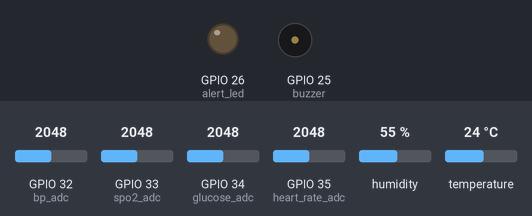
Simulated run of this program. Board: ESP32 board running MicroPython. Shown: output pins drawn as LEDs (lit = HIGH), buzzer (waves = sounding, pin HIGH). The inputs (shaded band) are chosen by the test bench; at power-on: temperature 24 °C, GPIO 32 (bp_adc) = 2048, GPIO 33 (spo2_adc) = 2048, GPIO 34 (glucose_adc) = 2048, GPIO 35 (heart_rate_adc) = 2048, humidity 55 % (analog values on the 0–4095 scale). What the program prints to the serial console is not drawn.

Above: at 0.1 s.
At 3.2 s:
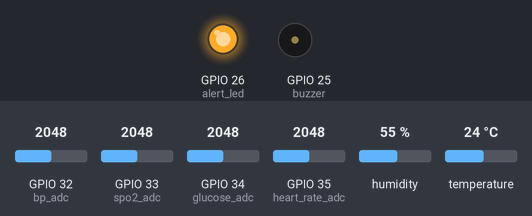
3.3 s: temperature set to 38.2 °C
9.5 s: temperature set to 39.2 °C
At 11.4 s:
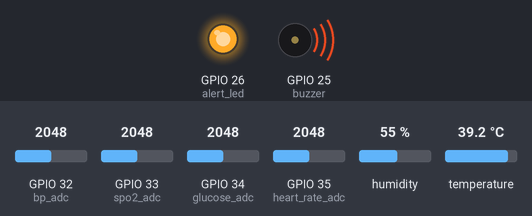
Timing chart, 0 to 12.9 s (numbered marks = the images above; inputs shaded):
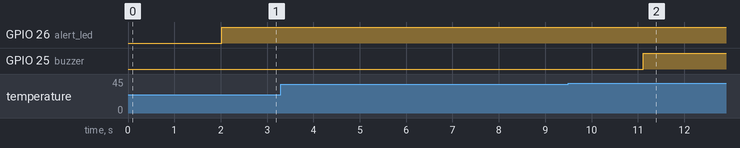

Measured:
- the behaviour switches between 38.5 and 38.6 °C on temperature (found by bisection; images 1 and 2)
- after the input at 3.3 s, every drawn part: stays the same
- after the input at 9.5 s, GPIO 25 (buzzer): LOW → HIGH after 1.6 s

The program:

patient.py
```python
# ============================================================
# patient.py — Aurelius Health Clinic
# Domain 1: Remote Patient Monitoring
# ESP32 #1 — Wokwi MicroPython
# ============================================================

import machine
import dht
import time
import json

# Give USB port time to connect
time.sleep(2)

print("\n" + "=" * 50)
print("  AURELIUS HEALTH CLINIC — IoT System")
print("  Domain 1: Remote Patient Monitoring")
print("  ESP32 #1 — Patient Vital Signs")
print("=" * 50)

# ============================================================
# PIN SETUP
# ============================================================

# Sensors
body_temp_sensor = dht.DHT22(machine.Pin(4))

heart_rate_adc   = machine.ADC(machine.Pin(35))
spo2_adc         = machine.ADC(machine.Pin(33))
bp_adc           = machine.ADC(machine.Pin(32))
glucose_adc      = machine.ADC(machine.Pin(34))

pir_sensor       = machine.Pin(27, machine.Pin.IN)

# Actuators
alert_led        = machine.Pin(26, machine.Pin.OUT)
buzzer           = machine.Pin(25, machine.Pin.OUT)

# Configure ADC — full 0-3.3V range, 12-bit resolution
for adc in [heart_rate_adc, spo2_adc, bp_adc, glucose_adc]:
    adc.atten(machine.ADC.ATTN_11DB)
    adc.width(machine.ADC.WIDTH_12BIT)

# Start with actuators OFF
alert_led.value(0)
buzzer.value(0)

# ============================================================
# THRESHOLDS
# ============================================================

THRESHOLDS = {
    "heart_rate":     {"low": 60,   "high": 100,  "critical_high": 120},
    "spo2":           {"low": 94,   "critical_low": 90},
    "blood_pressure": {"low": 90,   "high": 140,  "critical_high": 160},
    "glucose":        {"low": 70,   "high": 140,  "critical_high": 180},
    "body_temp":      {"low": 36.0, "high": 37.5, "critical_high": 38.5},
}

# ============================================================
# HELPER FUNCTIONS
# ============================================================

def map_value(adc_raw, out_min, out_max):
    """Map ADC reading (0-4095) to a real-world sensor range."""
    return out_min + (adc_raw / 4095) * (out_max - out_min)


def check_alerts(data):
    """Edge processing: evaluate patient vitals against thresholds."""
    alerts = []
    t = THRESHOLDS

    # Heart rate
    hr = data["heart_rate"]
    if hr > t["heart_rate"]["critical_high"]:
        alerts.append({"level": "CRITICAL", "metric": "heart_rate",
                        "msg": "Heart rate CRITICAL: {} BPM".format(hr)})
    elif hr > t["heart_rate"]["high"]:
        alerts.append({"level": "WARNING", "metric": "heart_rate",
                        "msg": "Heart rate elevated: {} BPM".format(hr)})
    elif hr < t["heart_rate"]["low"]:
        alerts.append({"level": "WARNING", "metric": "heart_rate",
                        "msg": "Heart rate low: {} BPM".format(hr)})

    # SpO2
    sp = data["spo2"]
    if sp < t["spo2"]["critical_low"]:
        alerts.append({"level": "CRITICAL", "metric": "spo2",
                        "msg": "SpO2 CRITICAL: {}%".format(sp)})
    elif sp < t["spo2"]["low"]:
        alerts.append({"level": "WARNING", "metric": "spo2",
                        "msg": "SpO2 low: {}%".format(sp)})

    # Blood pressure
    bp = data["blood_pressure"]
    if bp > t["blood_pressure"]["critical_high"]:
        alerts.append({"level": "CRITICAL", "metric": "blood_pressure",
                        "msg": "BP CRITICAL: {} mmHg".format(bp)})
    elif bp > t["blood_pressure"]["high"]:
        alerts.append({"level": "WARNING", "metric": "blood_pressure",
                        "msg": "BP elevated: {} mmHg".format(bp)})
    elif bp < t["blood_pressure"]["low"]:
        alerts.append({"level": "WARNING", "metric": "blood_pressure",
                        "msg": "BP low: {} mmHg".format(bp)})

    # Glucose
    gl = data["glucose"]
    if gl > t["glucose"]["critical_high"]:
        alerts.append({"level": "CRITICAL", "metric": "glucose",
                        "msg": "Glucose CRITICAL: {} mg/dL".format(gl)})
    elif gl > t["glucose"]["high"]:
        alerts.append({"level": "WARNING", "metric": "glucose",
                        "msg": "Glucose high: {} mg/dL".format(gl)})
    elif gl < t["glucose"]["low"]:
        alerts.append({"level": "WARNING", "metric": "glucose",
                        "msg": "Glucose low: {} mg/dL".format(gl)})

    # Body temperature
    bt = data["body_temp"]
    if bt > t["body_temp"]["critical_high"]:
        alerts.append({"level": "CRITICAL", "metric": "body_temp",
                        "msg": "FEVER detected: {}C".format(bt)})
    elif bt > t["body_temp"]["high"]:
        alerts.append({"level": "WARNING", "metric": "body_temp",
                        "msg": "Temp elevated: {}C".format(bt)})
    elif bt < t["body_temp"]["low"]:
        alerts.append({"level": "WARNING", "metric": "body_temp",
                        "msg": "Temp low: {}C".format(bt)})

    return alerts


def control_actuators(alerts):
    """Control LED and buzzer based on alert severity."""
    has_critical = False
    has_warning = False

    for a in alerts:
        if a["level"] == "CRITICAL":
            has_critical = True
        elif a["level"] == "WARNING":
            has_warning = True

    if has_critical:
        alert_led.value(1)
        buzzer.value(1)
    elif has_warning:
        alert_led.value(1)
        buzzer.value(0)
    else:
        alert_led.value(0)
        buzzer.value(0)


# ============================================================
# MAIN LOOP
# ============================================================

cycle = 0

while True:
    cycle += 1

    # --- Read sensors ---
    try:
        body_temp_sensor.measure()
        body_temp = body_temp_sensor.temperature()
    except Exception as e:
        body_temp = 36.5  # fallback if sensor read fails

    heart_rate     = round(map_value(heart_rate_adc.read(), 40, 150))
    spo2           = round(map_value(spo2_adc.read(), 85, 100), 1)
    blood_pressure = round(map_value(bp_adc.read(), 70, 190))
    glucose        = round(map_value(glucose_adc.read(), 50, 220))
    motion         = pir_sensor.value()

    # --- Build data payload ---
    data = {
        "domain": "patient_monitoring",
        "patient_id": "PAT-001",
        "heart_rate": heart_rate,
        "spo2": spo2,
        "blood_pressure": blood_pressure,
        "glucose": glucose,
        "body_temp": round(body_temp, 1),
        "motion": motion,
        "cycle": cycle,
    }

    # --- Edge processing: check thresholds ---
    alerts = check_alerts(data)

    # --- Control actuators ---
    control_actuators(alerts)

    # --- Print to serial monitor ---
    print("\n" + "-" * 50)
    print("[Cycle {}] PATIENT MONITORING".format(cycle))
    print("-" * 50)
    print("  Heart Rate:     {} BPM".format(heart_rate))
    print("  SpO2:           {}%".format(spo2))
    print("  Blood Pressure: {} mmHg".format(blood_pressure))
    print("  Glucose:        {} mg/dL".format(glucose))
    print("  Body Temp:      {}C".format(round(body_temp, 1)))
    print("  Activity:       {}".format("Moving" if motion else "Still"))

    # Print alerts
    if alerts:
        print("  --- ALERTS ---")
        for a in alerts:
            print("  [{}] {}".format(a["level"], a["msg"]))
    else:
        print("  Status: All vitals NORMAL")

    # Print actuator state
    led_state = "ON" if alert_led.value() else "OFF"
    buz_state = "ON" if buzzer.value() else "OFF"
    print("  LED: {} | Buzzer: {}".format(led_state, buz_state))

    # --- Output JSON (for Python backend to parse) ---
    print("JSON:" + json.dumps(data))

    time.sleep(3)
```
